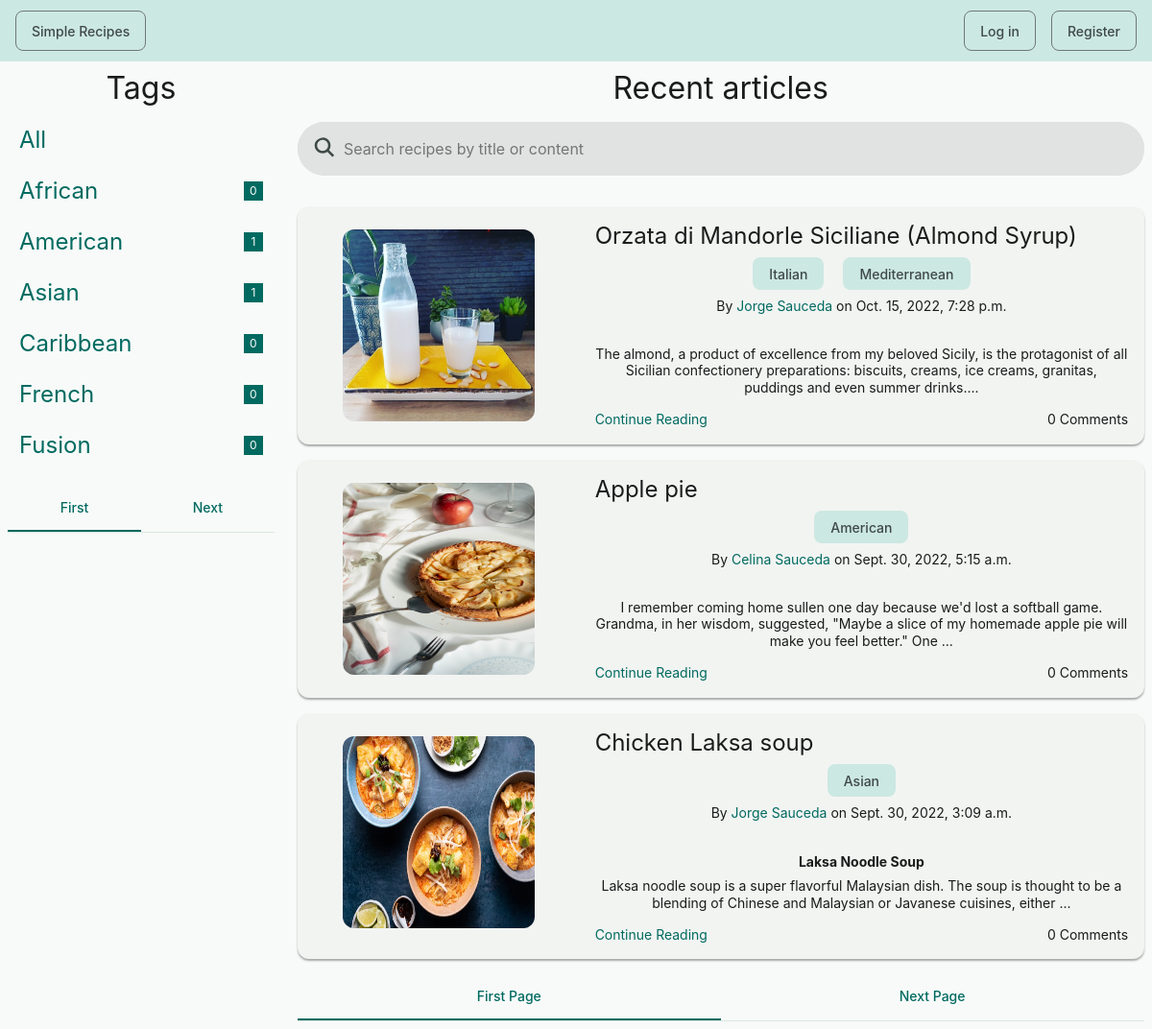
Before: / with the older database file.
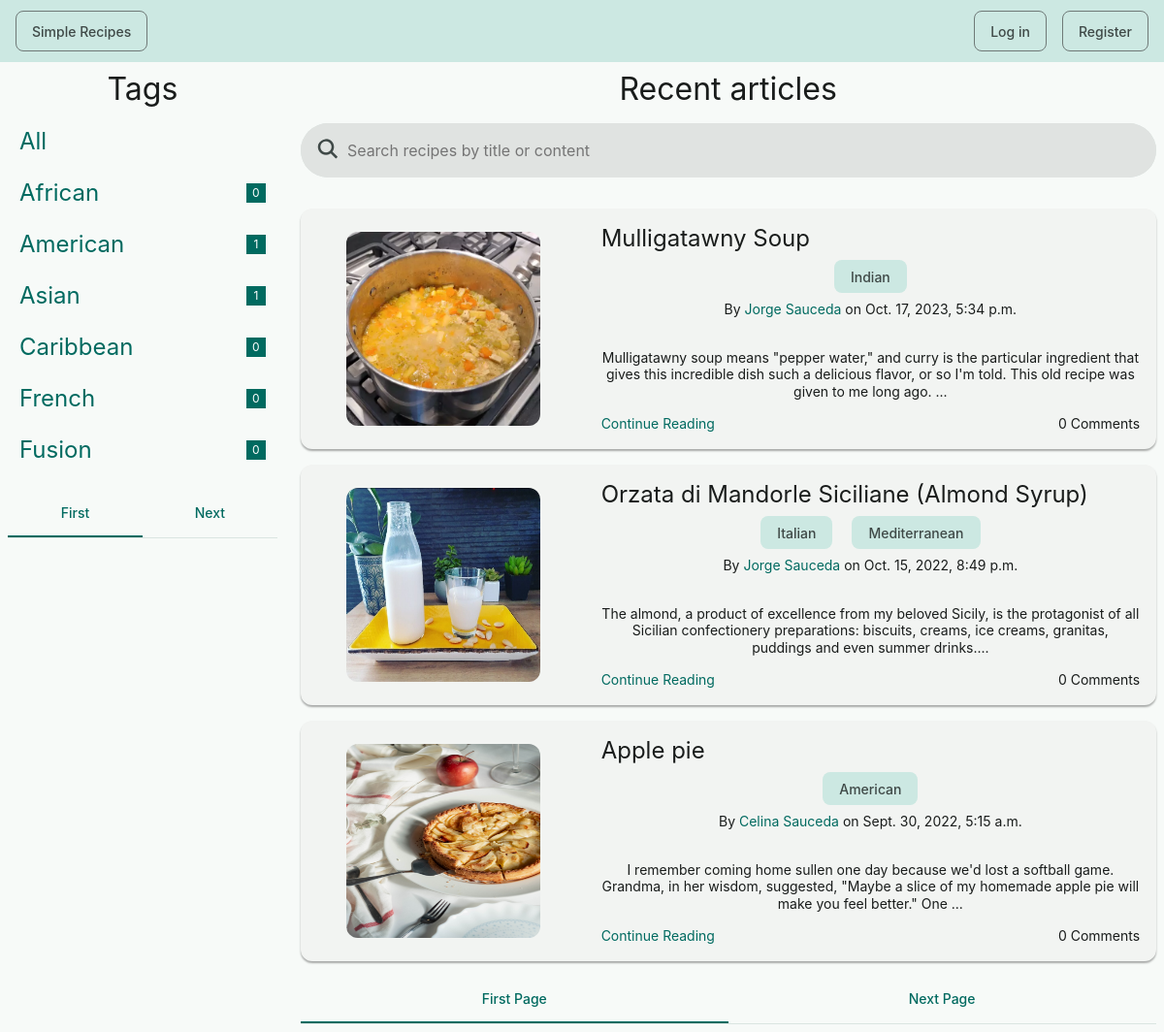
After: the same page with the newer database file.
### simple_recipes/models.py (models this page shows, shortened)
class Category(models.Model):
    name = models.CharField(max_length=20)
    class Meta:
        ordering = ['name']
    def __str__(self):
        return self.name

class Article(models.Model):
    author = models.ForeignKey(Profile, on_delete=models.CASCADE)
    body = models.TextField(null=True)
    categories = models.ManyToManyField(Category,
                                        related_name='categoryOf',
                                        blank=True)
    date = models.DateTimeField(auto_now=True)
    title = models.CharField(max_length=50)
    class Meta:
        ordering = ['-date']
    def abstract(self):
        return str(self.body)[0:200] + "..."

class ArticlePicture(models.Model):
    article = models.ForeignKey(Article,
                                related_name='pictureOf',
                                on_delete=models.CASCADE)
    image = models.ImageField(null=False, blank=False)

class Profile(models.Model):
    avatar = models.ImageField(null=True, blank=True)
    bio = models.CharField(max_length=200, blank=True)
    date_joined = models.DateTimeField(auto_now_add=True)
    location = models.CharField(max_length=50, blank=True)
    name = models.CharField(max_length=50, blank=True)
    user = models.ForeignKey(User, on_delete=models.CASCADE)
    def __str__(self):
        return self.name

### simple_recipes/views.py (the view)
# urls.py: 2. Add a URL to urlpatterns:  path('', views.home, name='home')
def home(request):
    q = ''
    if request.GET.get('q') != None:
        q = request.GET.get('q')
    cat = ''
    if request.GET.get('cat') != None:
        cat = request.GET.get('cat')
    if not cat in [None, '']:
        articles = Article.objects.filter(Q(categories__name=cat))
    else:
        articles = Article.objects.filter(
            Q(title__icontains=q) | Q(body__icontains=q))  #.distinct()
    art_paginator = Paginator(articles, 3)
    art_pages = art_paginator.num_pages
    art_range = range(1, art_pages + 1)
    art_page_n = 1
    if not request.GET.get('art_page') in [None, '']:
        art_page_n = request.GET.get('art_page')
    try:
        art_page = art_paginator.page(art_page_n)
    except EmptyPage:
        art_page = art_paginator.page(1)
        art_page_n = 1
    article_pictures = ArticlePicture.objects.filter(article__in=art_page)
    categories = Category.objects.all()
    cat_paginator = Paginator(categories, 6)
    num_pages = cat_paginator.num_pages
    num_range = range(1, num_pages + 1)
    page_n = 1
    if not request.GET.get('cat_page') in [None, '']:
        page_n = request.GET.get('cat_page')
    try:
        cat_page = cat_paginator.page(page_n)
    except EmptyPage:
        cat_page = cat_paginator.page(1)
        page_n = 1
    context = {
        'articles': art_page,
        'art_range': art_range,
        'art_pages': art_pages,
        'art_page_n': art_page_n,
        'article_pictures': article_pictures,
        'categories': cat_page,
        'cat_range': num_range,
        'num_pages': num_pages,
        'page_n': page_n,
        'q': q,
    }
    return render(request, 'simple_recipes/index.html', context)

### simple_recipes/templates/simple_recipes/index.html
{% extends 'main.html' %}
{% block content %}
<div class="grid medium-space">
  <div class="s12 m3 l3">
    {% include 'simple_recipes/categories_component.html' %}
  </div>
  <div class="s12 m9 l9">
    {% include 'simple_recipes/articles_component.html' %}
  </div>
</div>
{% endblock %}

### simple_recipes/templates/simple_recipes/categories_component.html
{% block content %}
<h4 class="center-align">Tags</h4>
<div class="s12 m3 l3">
  <a class="row wave" href="{% url 'home' %}">
    <h6 class="link max">All</h6>
  </a>
  {% for category in categories %}
    <a class="row wave" href="{% url 'home' %}?cat={{category.name}}">
      <h6 class="link max">{{ category }}</h6>
      <span class="badge primary square none">
        {{category.categoryOf.all.count}}
      </span>
    </a>
  {% endfor %}
</div>
<div class="tabs">
  {% if num_pages > 1 %}
    {% if categories.has_previous %}
      <a
        class="link"
        href="{% url 'home' %}?cat_page={{categories.previous_page_number}}"
      >
        Previous
      </a>
    {% else %}
      <a class="link active" aria-disabled>First</a>
    {% endif %}
    {% if categories.has_next %}
      <a
        class="link"
        href="{% url 'home' %}?cat_page={{categories.next_page_number}}"
      >
        Next
      </a>
    {% else %}
      <a class="link active" aria-disabled>Last</a>
    {% endif %}
  {% endif %}
</div>
{% endblock content %}

### simple_recipes/templates/simple_recipes/articles_component.html (shortened to what this page needs)
{% load static %}
{% block content %}
<h4 class="center-align">Recent articles</h4>
<form action="" class="uk-search" data-uk-search>
  <div class="field large prefix round fill">
    <i class="fa-solid fa-magnifying-glass"></i>
    <input
      name="q"
      placeholder="Search recipes by title or content"
      type="search"
    />
  </div>
</form>
<div class="no-margin">
  {% for article in articles %}
    <article class="no-padding">
      <div class ="grid no-space">
        <div class="s4">
          <a class="center-align middle-align" href="{% url 'read-article' article.id %}">
            {% if article.pictureOf.all.count > 0 %}
              <img
                style="margin-top: 1.5rem; margin-bottom: 1.5rem"
                width="200"
                height="200"
                src="{% static article.pictureOf.all.first.image.url %}"
                alt="Recipe picture"
              >
            {% else %}
              <div class="link absolute top left right padding">
                <h6>{{ article.title }}</h6>
              </div>
            {% endif %}
          </a>
        </div>
        <div class="s8">
          <div class="padding">
            {% if article.pictureOf.all.count > 0 %}
              <h6>{{ article.title }}</h6>
            {% endif %}
            <p class="left">
              {% for category in article.categories.all %}
                <a class="chip fill" href="{% url 'home' %}?cat={{category.name}}">{{category.name}}</a>
              {% endfor %}
            </p>
            <p>
              By <a class="link" href="{% url 'user-profile' article.author.user.id %}">
                {{article.author}}
              </a> on {{article.date}}
            </p>
            <div class="small-space"></div>
            <p class="large-line">
              {% autoescape off %}{{ article.abstract }}{% endautoescape %}
            </p>
            <nav>
              <a class="link" href="{% url 'read-article' article.id %}">Continue Reading</a>
              <span>{{article.commentOf.all.count}} Comments</span>
            </nav>
          </div>
        </div>
      </div>
    </article>
  {% endfor %}
</div>
{% if art_pages > 1 %}
  <div class="tabs">
    {% if articles.has_previous %}
      <a
        class="link"
        href="{% url 'home' %}?art_page={{articles.previous_page_number}}"
      >
        Previous Page
      </a>
    {% else %}
      <a class="link active" aria-disabled>First Page</a>
    {% endif %}
    {% if articles.has_next %}
      <a
        class="link"
        href="{% url 'home' %}?art_page={{articles.next_page_number}}"
      >
        Next Page
      </a>
    {% else %}
      <a class="link active" aria-disabled>Last Page</a>
    {% endif %}
  </div>
{% endif %}
{% endblock content %}

Changed rows visible on the page:
no longer on this page (row unchanged): Article: id.image (picture), title "Chicken Laksa soup", author "Jorge Sauceda", date "Sept. 30, 2022, 3:09 a.m.", abstract "Laksa Noodle Soup Laksa noodle soup is a super flavorful Malaysian dish. The soup is thought to be a blending of Chinese and Malaysian or Javanese cuisines, either ...", commentOf.all.count "0", Category (name "Asian")
added Article: id.image (picture), title "Mulligatawny Soup", author "Jorge Sauceda", date "Oct. 17, 2023, 5:34 p.m.", abstract "Mulligatawny soup means \"pepper water,\" and curry is the particular ingredient that gives this incredible dish such a delicious flavor, or so I'm told. This old recipe was given to me long ago. ...", commentOf.all.count "0"
now on this page (row unchanged): Category: name "Indian", shown under "Mulligatawny Soup"
changed Article "Orzata di Mandorle Siciliane (Almond Syrup)": date "Oct. 15, 2022, 7:28 p.m." → "Oct. 15, 2022, 8:49 p.m."
